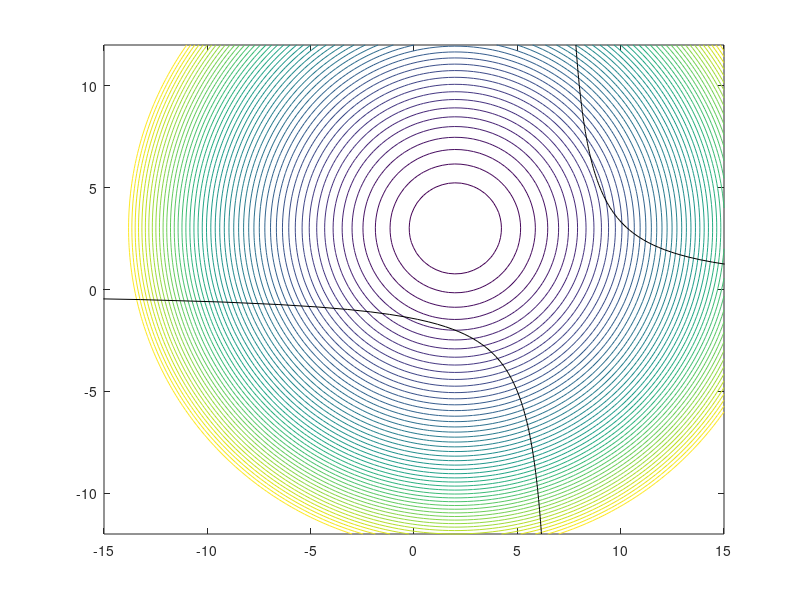

The MATLAB script that drew this image:
clear variable
close all
format compact
clc

%%
x1_lw = -15;
x1_up = 15;
x2_lw = -12;
x2_up = 12;

x1 = linspace(x1_lw,x1_up);
x2 = linspace(x2_lw, x2_up);

[x1,x2] = meshgrid(x1,x2);

z = x1.^2 + x2.^2 - 4.*x1 - 6.*x2 + 13;

%objective function
figure(1)
contour(x1,x2,z,5*(1:50)')
%%
%equality constraint

x2_1 = linspace(0.01,x2_up);
x2_2 = linspace(x2_lw,-0.01);
x1_1 = (10+7.*x2_1)./x2_1;
x1_2 = (10+7.*x2_2)./x2_2;
hold on;
plot(x1_1,x2_1,'k')
plot(x1_2,x2_2,'k')
axis([x1_lw,x1_up,x2_lw,x2_up])

% inequality constarints

x2_ineq = -0.5.*x1 +1;
plot(x1,x2_ineq,'b')

